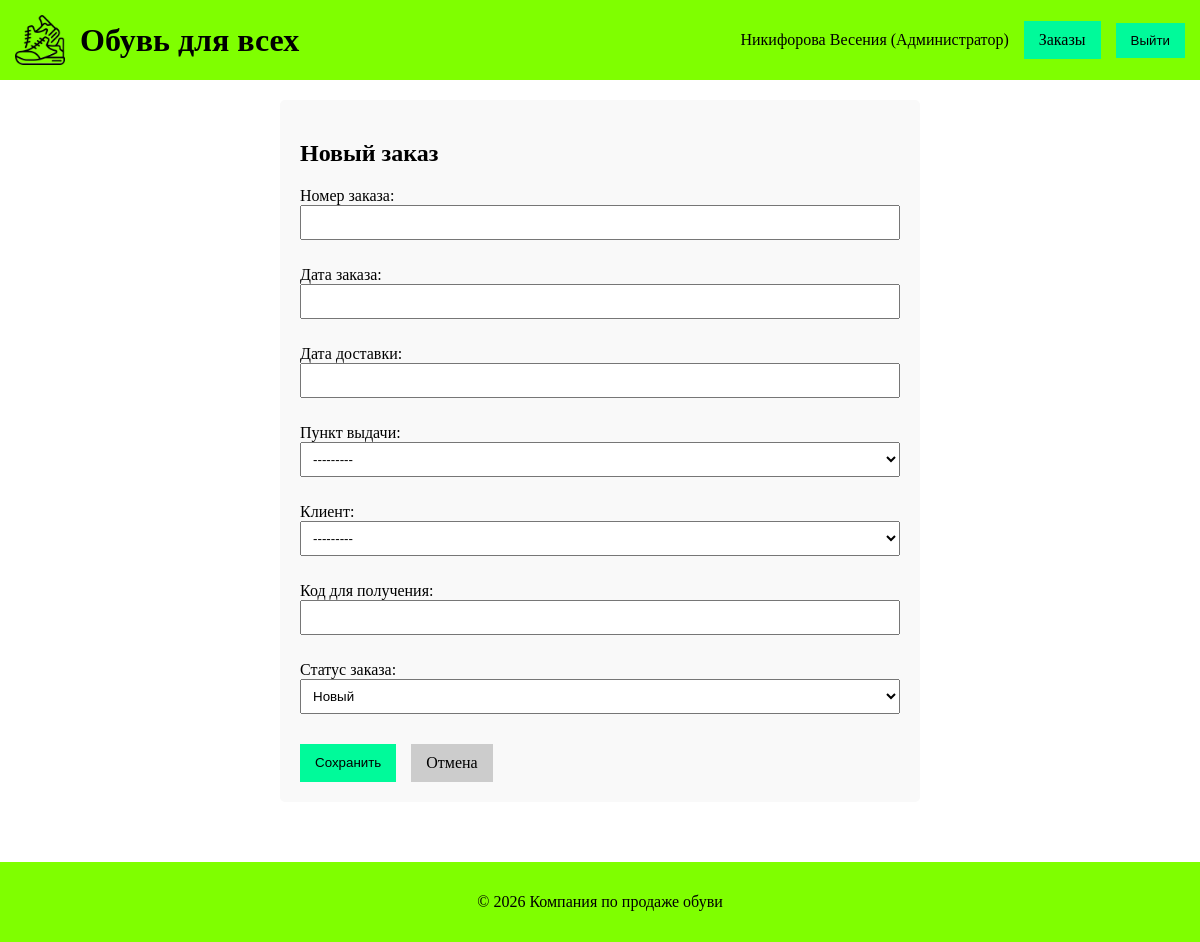
The page /orders/add/ (signed in) on the database its author committed.
### users/models.py (models this page shows)
class CustomUser(AbstractUser):
    ROLE_CHOICES = [
        ('admin', 'Администратор'),
        ('manager', 'Менеджер'),
        ('client', 'Авторизованный клиент'),
    ]
    role = models.CharField(max_length=20, choices=ROLE_CHOICES, default='client', verbose_name='Роль')
    patronymic = models.CharField(max_length=100, blank=True, verbose_name='Отчество')
    def __str__(self):
        return f"{self.last_name} {self.first_name} {self.patronymic}".strip() or self.username

### orders/views.py (the view)
# urls.py: path('add/', views.order_create, name='order_create'),
def order_create(request):
    if request.user.is_anonymous or request.user.role != 'admin':
        messages.error(request, 'Только администратор может добавлять заказы.')
        return redirect('orders:order_list')
    if request.method == 'POST':
        form = OrderForm(request.POST)
        if form.is_valid():
            form.save()
            messages.success(request, 'Заказ успешно создан!')
            return redirect('orders:order_list')
    else:
        form = OrderForm()
    return render(request, 'orders/order_form.html', {'form': form, 'title': 'Новый заказ'})

### orders/forms.py
class OrderForm(forms.ModelForm):
    class Meta:
        model = Order
        fields = '__all__'
    def __init__(self, *args, **kwargs):
        super().__init__(*args, **kwargs)
        for field in self.fields.values():
            field.widget.attrs['style'] = 'padding: 8px; width: 100%; margin-bottom: 10px; box-sizing: border-box;'

### orders/models.py (called while the page is built)
    def __str__(self):
        return self.address

### templates/orders/order_form.html (shortened to what this page needs)
{% extends 'base.html' %}
{% block content %}
<div style="max-width: 600px; margin: 0 auto; background: #f9f9f9; padding: 20px; border-radius: 5px;">
    <h2>{{ title }}</h2>
    <form method="post">
        {{ form.as_p }}
        <div style="display: flex; gap: 15px; margin-top: 20px;">
            <button type="submit" class="btn-primary">Сохранить</button>
            <a href="{% url 'orders:order_list' %}" class="btn-primary" style="background-color: #ccc;">Отмена</a>
        </div>
    </form>
</div>
{% endblock %}

### templates/base.html (shortened to what this page needs)
{% load static %}
<!DOCTYPE html>
<html lang="ru">
<head>
    <link rel="stylesheet" href="{% static 'css/style.css' %}">
</head>
<body style="font-family: 'Times New Roman', Times, serif; margin: 0; padding: 0; background-color: #FFFFFF;">
    <header class="header" style="display: flex; justify-content: space-between; align-items: center; padding: 15px; background-color: #7FFF00;">
        <div style="display: flex; align-items: center; gap: 15px;">
            <img src="{% static 'images/Icon.png' %}" alt="Логотип" height="50">
            <h1 style="margin: 0;">Обувь для всех</h1>
        </div>
        <div style="display: flex; align-items: center;">
            {% if user.is_authenticated %}
                <span>{{ user.last_name }} {{ user.first_name }} ({{ user.get_role_display }})</span>
                {% if user.role == 'admin' or user.role == 'manager' %}
                    <a href="{% url 'orders:order_list' %}" class="btn-primary" style="margin-left: 15px;">Заказы</a>
                {% endif %}
                <form action="{% url 'logout' %}" method="post" style="display:inline; margin-left: 15px;">
                    <button type="submit" class="btn-primary">Выйти</button>
                </form>
            {% else %}
                <span>Гость</span>
                <a href="{% url 'root_login' %}" class="btn-primary" style="margin-left: 15px;">Войти</a>
            {% endif %}
        </div>
    </header>
    <main style="padding: 20px;">
        {% block content %}{% endblock %}
    </main>
    <footer class="footer" style="padding: 15px; text-align: center; margin-top: 40px; background-color: #7FFF00;">
        <p>&copy; 2026 Компания по продаже обуви</p>
    </footer>
</body>
</html>

### static/css/style.css (style rules this page uses)
body { font-family: 'Times New Roman', Times, serif; background-color: #FFFFFF; margin: 0; padding: 0; }
.header, .footer, .sidebar { background-color: #7FFF00; }
.btn-primary, a.accent { background-color: #00FA9A; color: black; text-decoration: none; padding: 10px 15px; border: none; cursor: pointer; }

### rows shown on the page
CustomUser: last_name "Никифорова", first_name "Весения", role "Администратор"

### other values the page prints
{{ title }} "Новый заказ"
